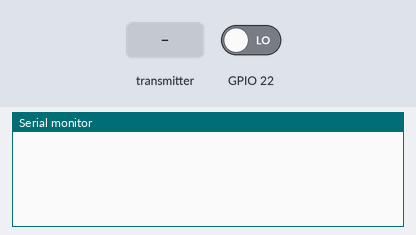
This sketch was run on a simulated ESP32. On the bench: the last lines printed to the serial monitor. The inputs (shaded band) are chosen by the test bench; at power-on: GPIO 22 LOW.

Above: at 1.2 s.
1.3 s: GPIO 22 driven HIGH
At 1.8 s:
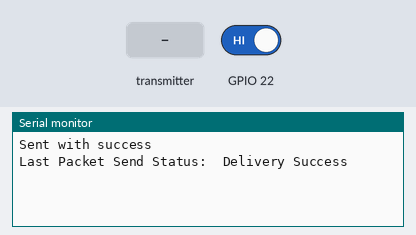
2.8 s: the transmitter starts sending h = 0
At 3.11 s:
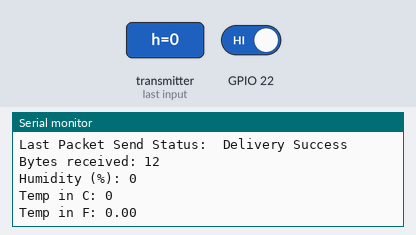
4.3 s: the transmitter starts sending tc = 1024
5.8 s: the transmitter starts sending tf = 25
At 6.11 s:
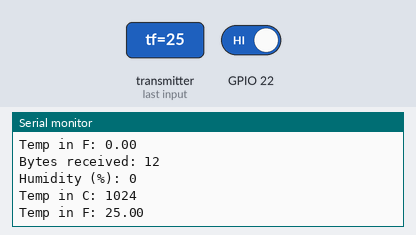
7.3 s: the transmitter starts sending h = 1024
8.8 s: the transmitter starts sending tc = 2048
Timing chart, 0 to 11.3 s (numbered marks = the images above; inputs shaded):
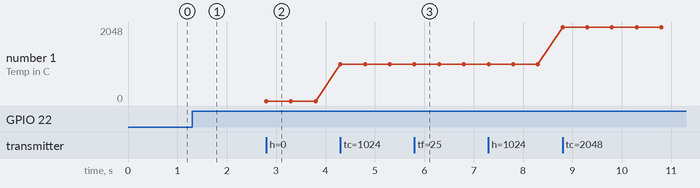

Measured:
- after the input at 1.3 s, the serial monitor: prints a new line at once (image 1)
- after the input at 2.8 s, the serial monitor: prints a new line at once (image 2)
- after the input at 5.8 s, the serial monitor: prints a new line at once (image 3)
- plotted number 1: 0 → 1024 after the input at 4.3 s, 1024 → 2048 after the input at 8.8 s

The sketch:

ESP_NOW_Button_Board_2way.ino
```cpp
/* ______________________________________Libraries______________________________________ */
//ESP-NOW and ESP
#include <esp_now.h>
#include <WiFi.h>

/* ______________________________________Macros______________________________________ */
//ESP-NOW
uint8_t broadcastAddress[] = {0xAC, 0x67, 0xB2, 0x3C, 0x91, 0xCC};

/* ______________________________________Declarations and Variables______________________________________ */
//ESP-NOW
String success; //Variable to store if sending data was successful
int flag=0;
typedef struct userMessage { // Structure example to send data. Must match the receiver structure (Sensor Board).
  int buttonState;
} userMessage;
userMessage myButtonData; // Create a struct_message called myButtonData
typedef struct SensorMessage { // Structure example to receive data. Must match the sender structure.
  int h;
  int tc;
  float tf;
} SensorMessage;
SensorMessage mySensorData; // Create a struct_message called myData

/* ______________________________________Setup______________________________________ */
void setup() {
  Serial.begin(115200); //Init Serial Monitor
  //ESP-NOW
  WiFi.mode(WIFI_STA); //Set device as a Wi-Fi Station
  //ESP-NOW: Init ESP-NOW
  if (esp_now_init() != ESP_OK) {
    Serial.println("Error initializing ESP-NOW");
    return;
  }
  esp_now_register_send_cb(OnDataSent); // Once ESPNow is successfully Init, we will register for Send CB to get the status of Trasnmitted packet
  //ESP-NOW: Register peer
  esp_now_peer_info_t peerInfo;
  memcpy(peerInfo.peer_addr, broadcastAddress, 6);
  peerInfo.channel = 0;
  peerInfo.encrypt = false;
  //ESP-NOW: Add peer
  if (esp_now_add_peer(&peerInfo) != ESP_OK){
    Serial.println("Failed to add peer");
    return;
  }
  //ESP-NOW: Register for a callback function that will be called when data is received
  esp_now_register_recv_cb(OnDataRecv);
}

/* ______________________________________Loop______________________________________ */
void loop() {
  myButtonData.buttonState = digitalRead(22);
  if(flag==LOW){
    if(myButtonData.buttonState==HIGH){
      // Send message via ESP-NOW
      esp_err_t result = esp_now_send(broadcastAddress, (uint8_t *) &myButtonData, sizeof(myButtonData));
      if (result == ESP_OK) {
        Serial.println("Sent with success");
        flag = 1;
      }
      else {
        Serial.println("Error sending the data");
      }
    }
    else{
      return;
    }
  }
}

/* ______________________________________Function______________________________________ */
// Callback when data is sent
void OnDataSent(const uint8_t *mac_addr, esp_now_send_status_t status) {
  Serial.print("\r\nLast Packet Send Status:\t");
  Serial.println(status == ESP_NOW_SEND_SUCCESS ? "Delivery Success" : "Delivery Fail");
  if (status ==0){
    success = "Delivery Success :)";
  }
  else{
    success = "Delivery Fail :(";
  }
}
// Callback when data is received
void OnDataRecv(const uint8_t * mac, const uint8_t *incomingData, int len) {
  memcpy(&mySensorData, incomingData, sizeof(mySensorData));
  Serial.print("Bytes received: ");
  Serial.println(len);
  Serial.print("Humidity (%): ");
  Serial.println(mySensorData.h);
  Serial.print("Temp in C: ");
  Serial.println(mySensorData.tc);
  Serial.print("Temp in F: ");
  Serial.println(mySensorData.tf);
  Serial.println();
}
```
